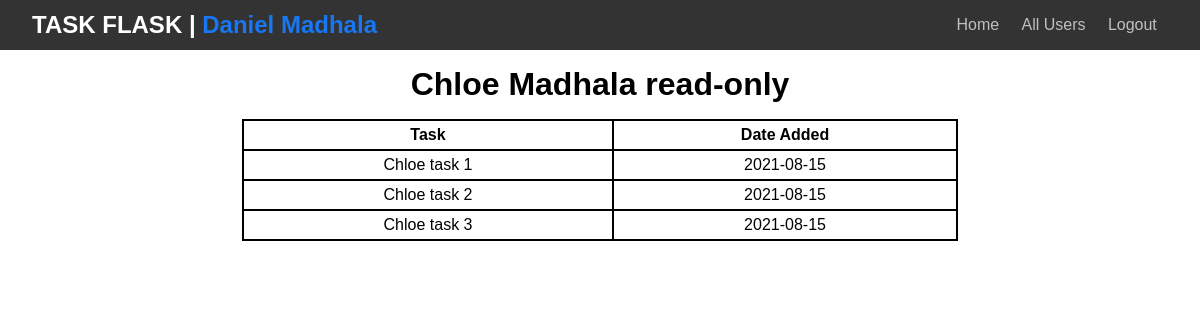
Page /user/3 (signed in) on the committed database.
### app.py (models this page shows, shortened)
class User(db.Model):
  id = db.Column(db.Integer, primary_key=True)
  first_name = db.Column(db.String(20), nullable=False)
  last_name = db.Column(db.String(20), nullable=False)
  email = db.Column(db.String(120), unique=True, nullable=False)
  password = db.Column(db.String(120), nullable=False)
  tasks = db.relationship('Todo', backref='owner', lazy=True)
  friend = db.relationship('Followers',lazy=True,
                            primaryjoin='User.id == Followers.user_id', backref='owner')

class Todo(db.Model):
  id = db.Column(db.Integer, primary_key=True)
  content = db.Column(db.String(200), nullable=False)
  date_time = db.Column(db.DateTime, default=datetime.utcnow)
  user_id = db.Column(db.Integer, db.ForeignKey('user.id'), nullable=False)

### app.py (the view)
@app.route('/user/<int:user_id>')
def read_user(user_id):
  if 'user' and 'username' not in session:
        return redirect(url_for('login'))
  followers = Followers.query.filter_by(other_user_id=g.user_id).all()
  found = False
  for follow in followers:
    if follow.user_id == user_id:
      found = True
  if not found:
    return redirect(url_for('index'))
  tasks =  Todo.query.filter_by(user_id=user_id).order_by(Todo.date_time).all()
  user = User.query.filter_by(id=user_id).first()
  return render_template('user.html', task_in_html=tasks, user=user)

### app.py (called while the page is built)
@app.before_request
def before_request():
  g.user_id = None
  g.user_name = None
  if 'user' and 'username' in session:
    g.user_id = session['user']
    g.username = session['username']

### templates/user.html (shortened to what this page needs)
{% extends 'base.html' %}
{% block body %}
<div class="content">
  <div class="container tasks">
      <h1>{{user.first_name}} {{user.last_name}} read-only</h1>
      <table>
        <tr>
          <th>Task</th>
          <th>Date Added</th>
        </tr>
        {% for task in task_in_html %}
        <tr>
          <td>{{ task.content }}</td>
          <td>{{ task.date_time.date() }}</td>
        </tr>
        {% endfor %}
      </table>
  </div>
</div>
{% endblock%}

### static/css/main.css (style rules this page uses)
* { margin: 0; padding: 0; box-sizing: border-box; }
body, html { font-family: sans-serif; }
table, td, th { border: 2px solid black; }
table { border-collapse: collapse; width: 100%; }
th { height: 30px; }
td { text-align: center; padding: 5px; }
.container { max-width: 65%; margin:0 auto; padding: 0 2rem; }
.container h1 { text-align: center; margin: 1rem 0; }
.content { display: flex; }
.tasks { flex-grow: 1; }

### rows in the picture
User: first_name "Chloe", last_name "Madhala"
Todo: content "Chloe task 1", date_time "2021-08-15"
Todo: content "Chloe task 2", date_time "2021-08-15"
Todo: content "Chloe task 3", date_time "2021-08-15"

### other values in the picture
{{ g.username }} "Daniel Madhala"
